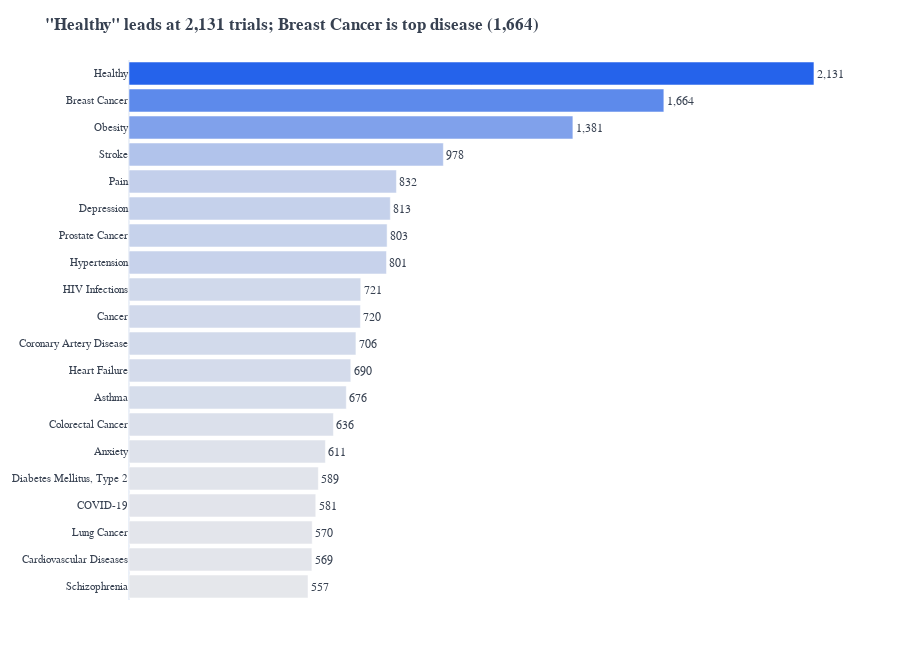

The notebook cell saved with this chart:
### Code cell
# Horizontal bar chart (sorted ascending for bottom-to-top display)
df_sorted = df_therapeutic.sort_values('trial_count', ascending=True)

# Gradient color
max_val = df_sorted['trial_count'].max()
min_val = df_sorted['trial_count'].min()
colors = []
for val in df_sorted['trial_count'].values:
    ratio = (val - min_val) / (max_val - min_val) if max_val > min_val else 1
    r = int(229 - ratio * (229 - 37))
    g = int(231 - ratio * (231 - 99))
    b = int(235 - ratio * (235 - 235))
    colors.append(f'rgb({r}, {g}, {b})')

# Calculate title dynamically
top1 = df_therapeutic.iloc[0]['condition_name']
top1_count = int(df_therapeutic.iloc[0]['trial_count'])
top2 = df_therapeutic.iloc[1]['condition_name']
top2_count = int(df_therapeutic.iloc[1]['trial_count'])

fig_areas = go.Figure(go.Bar(
    x=df_sorted['trial_count'].values,
    y=df_sorted['condition_name'].values,
    orientation='h',
    text=[f'{int(v):,}' for v in df_sorted['trial_count'].values],
    marker_color=colors,
    textposition='outside',
    hovertemplate='<b>%{y}</b><br>%{x:,} trials<extra></extra>'
))

fig_areas.update_layout(
    title=f'<b>"{top1}" leads at {top1_count:,} trials; {top2} is top disease ({top2_count:,})</b>',
    xaxis=dict(showgrid=False, showticklabels=False, title=None),
    yaxis=dict(title=None, tickfont=dict(size=11)),
    height=650,
    template='plotly_white',
    font=dict(family="Arial", color="#374151"),
    margin=dict(r=50, t=60, b=50),
    bargap=0.15
)
fig_areas.show()

### Figure 1 — Plotly figure (JSON) as saved in the notebook; plotly's stock layout.template omitted (floating-point values rounded to 4 significant figures)
{"data": [{"hovertemplate": "<b>%{y}</b><br>%{x:,} trials<extra></extra>", "marker": {"color": ["rgb(229, 231, 235)", "rgb(227, 229, 235)", "rgb(227, 229, 235)", "rgb(226, 228, 235)", "rgb(225, 228, 235)", "rgb(222, 226, 235)", "rgb(219, 224, 235)", "rgb(214, 221, 235)", "rgb(212, 219, 235)", "rgb(210, 218, 235)", "rgb(209, 217, 235)", "rgb(208, 217, 235)", "rgb(199, 210, 235)", "rgb(198, 210, 235)", "rgb(197, 209, 235)", "rgb(195, 207, 235)", "rgb(177, 195, 235)", "rgb(128, 161, 235)", "rgb(93, 138, 235)", "rgb(37, 99, 235)"]}, "orientation": "h", "text": ["557", "569", "570", "581", "589", "611", "636", "676", "690", "706", "720", "721", "801", "803", "813", "832", "978", "1,381", "1,664", "2,131"], "textposition": "outside", "type": "bar", "x": [557, 569, 570, 581, 589, 611, 636, 676, 690, 706, 720, 721, 801, 803, 813, 832, 978, 1381, 1664, 2131], "y": ["Schizophrenia", "Cardiovascular Diseases", "Lung Cancer", "COVID-19", "Diabetes Mellitus, Type 2", "Anxiety", "Colorectal Cancer", "Asthma", "Heart Failure", "Coronary Artery Disease", "Cancer", "HIV Infections", "Hypertension", "Prostate Cancer", "Depression", "Pain", "Stroke", "Obesity", "Breast Cancer", "Healthy"]}], "layout": {"bargap": 0.15, "font": {"color": "#374151", "family": "Arial"}, "height": 650, "margin": {"b": 50, "r": 50, "t": 60}, "title": {"text": "<b>\"Healthy\" leads at 2,131 trials; Breast Cancer is top disease (1,664)</b>"}, "xaxis": {"showgrid": false, "showticklabels": false, "title": {}}, "yaxis": {"tickfont": {"size": 11}, "title": {}}}}
